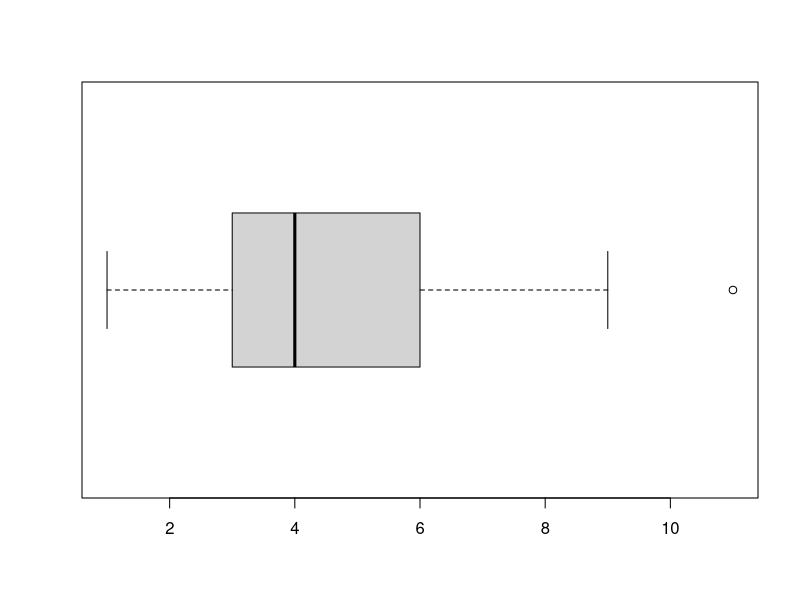

The R source for this figure:

# boxplot -----------------------------------------------------------------

# get some numbers first
myNumbers <- c(3, 2, 4, 6, 1, 6, 9, 11, 3, 4)

# boxplot in R
boxplot(myNumbers, horizontal = TRUE)

# compare to 5 numbers in summary
summary(myNumbers)

# median is 4, bold line in the middle of 'box'

# how to make it horizontal ?

# we may have an outlier !
# which is 11 !

# THANKS FOR WATCHING !
